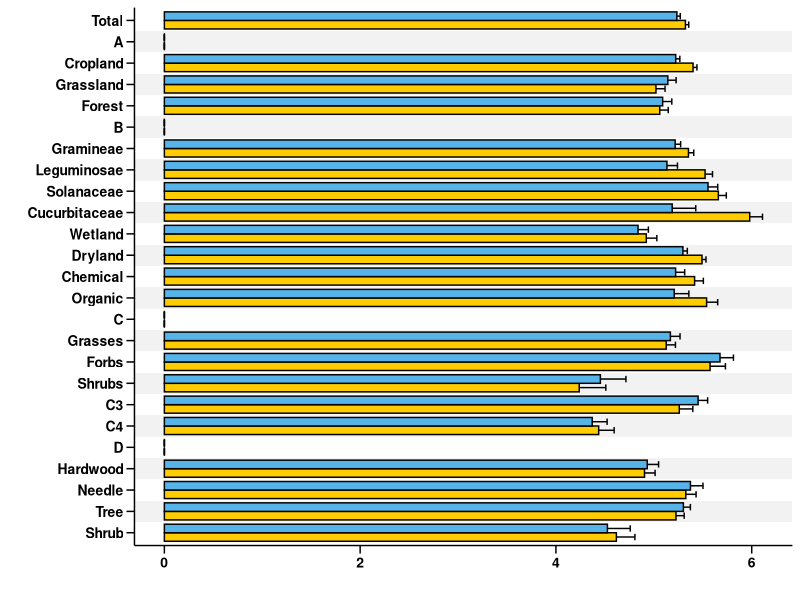
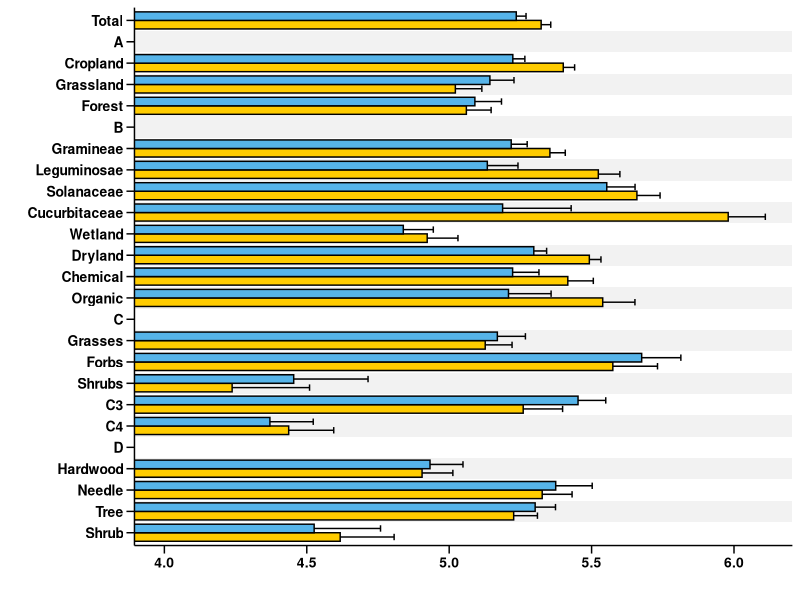
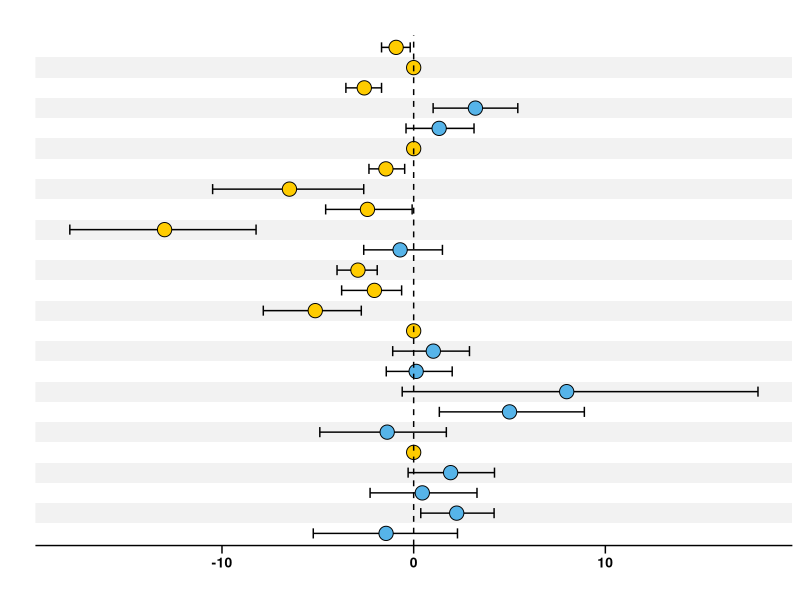
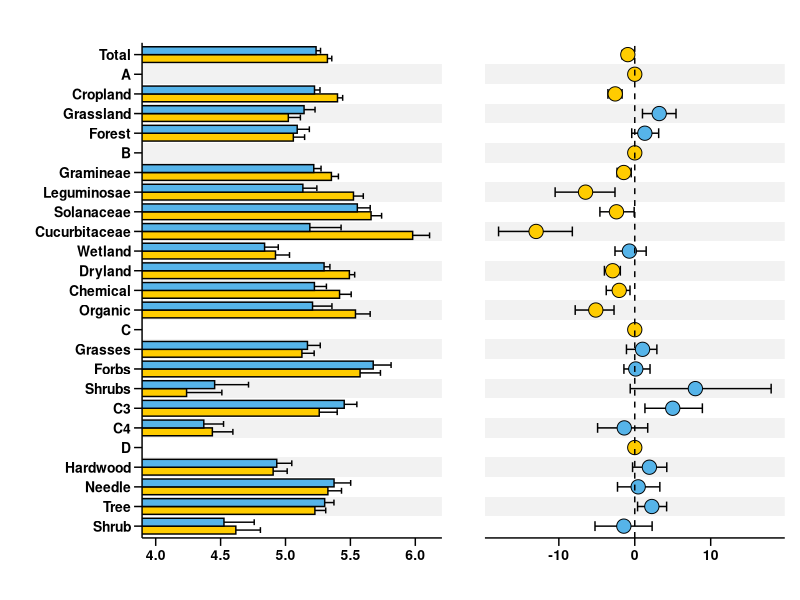
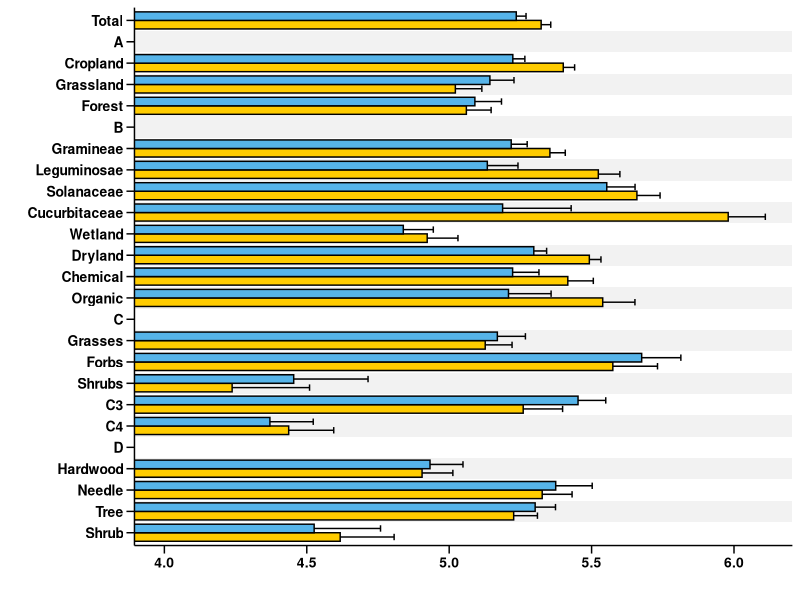
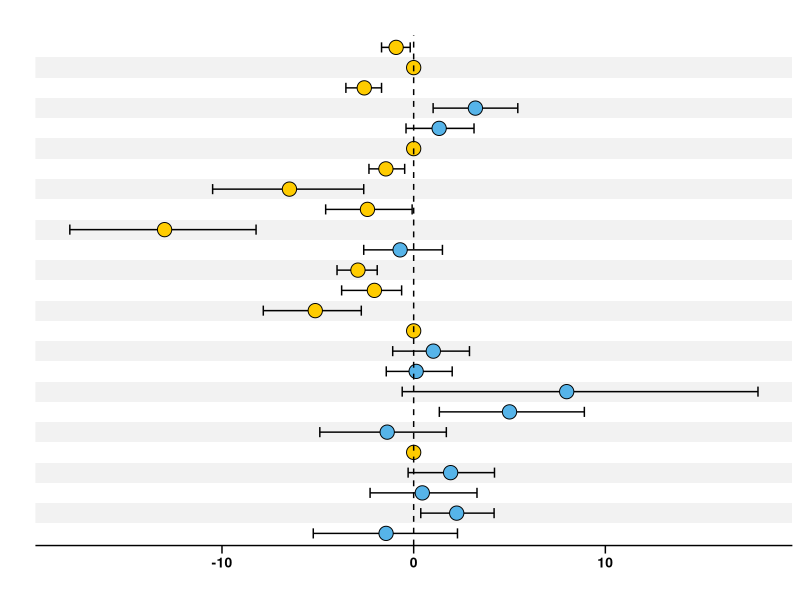
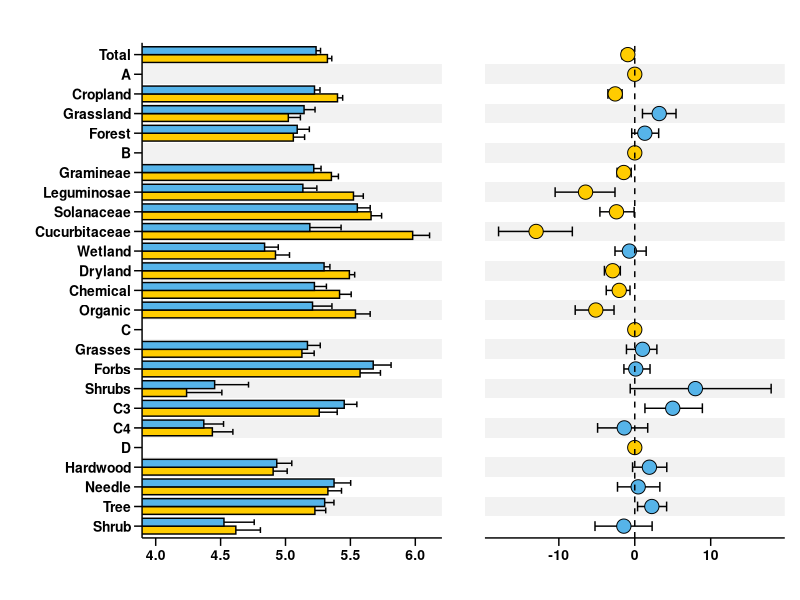

Generate these figures, in order, with R:

##########load data
abun.bar<-read.table(file="average-abundance.csv",header=T,check.names=FALSE,sep=",")
diff<-read.table(file="effect-size.csv",header=T,check.names=FALSE,sep=",")

## Scatter plot
diff.mean <- diff[,c("var","estimate","conf.low","conf.high","p.value","sequence","Group")]
diff.mean <- diff.mean[order(diff.mean$sequence,decreasing = FALSE),]

## Bar chart 
library(ggplot2)
cbbPalette <- c("#FFCC00", "#56B4E9")
abun.bar$variable <- factor(abun.bar$variable,levels = rev(diff.mean$var))
p1 <- ggplot(abun.bar,aes(variable,Mean,fill = Group)) +
    scale_x_discrete(limits = levels(diff.mean$var)) +
    coord_flip() +
    xlab("") +
    ylab("") +
    theme(panel.background = element_rect(fill = 'transparent'),
          panel.grid = element_blank(),
          axis.ticks.length = unit(0.4,"lines"), 
          axis.ticks = element_line(color='black'),
          axis.line = element_line(colour = "black"),
          axis.title.x=element_text(colour='black', size=12,face = "bold"),
          axis.text=element_text(colour='black',size=10,face = "bold"),
          legend.title=element_blank(),
          legend.text=element_text(size=12,face = "bold",colour = "black",
                                   margin = margin(r = 20)),
          legend.position = c(-1,-0.1),
          legend.direction = "horizontal",
          legend.key.width = unit(0.8,"cm"),
          legend.key.height = unit(0.5,"cm"))


for (i in 1:(nrow(diff.mean) - 1)) 
    p1 <- p1 + annotate('rect', xmin = i+0.5, xmax = i+1.5, ymin = -Inf, ymax = Inf, 
                        fill = ifelse(i %% 2 == 0, 'white', 'gray95'))

p1 <- p1 + 
    geom_errorbar(aes(ymin=Mean-se,ymax=Mean+se),width=0.6,position=position_dodge(0.8))+
    geom_col(position=position_dodge(0.8),width = 0.8, colour="black") +
    scale_fill_manual(values=cbbPalette)
p1
p5<- p1+ coord_flip(ylim=c(4,6.1)) 
p5

ggsave("13stamp1.pdf",p5,width =3,height = 5)

## Scatter plot
diff.mean$var <- factor(diff.mean$var,levels = levels(abun.bar$variable))
diff.mean$p.value <- signif(diff.mean$p.value,3)
diff.mean$p.value <- as.character(diff.mean$p.value)
p2 <- ggplot(diff.mean,aes(var,estimate,fill = Group)) +
    theme(panel.background = element_rect(fill = 'transparent'),
          panel.grid = element_blank(),
          axis.ticks.length = unit(0.4,"lines"), 
          axis.ticks = element_line(color='black'),
          axis.line = element_line(colour = "black"),
          axis.title.x=element_text(colour='black', size=12,face = "bold"),
          axis.text=element_text(colour='black',size=10,face = "bold"),
          axis.text.y = element_blank(),
          legend.position = "none",
          axis.line.y = element_blank(),
          axis.ticks.y = element_blank(),
          plot.title = element_text(size = 15,face = "bold",colour = "black",hjust = 0.5)) +
    scale_x_discrete(limits = levels(diff.mean$var)) +
    coord_flip(ylim=c()) +
    xlab("") +
    ylab("") +
    labs(title="") 

for (i in 1:(nrow(diff.mean) - 1)) 
    p2 <- p2 + annotate('rect', xmin = i+0.5, xmax = i+1.5, ymin = -Inf, ymax = Inf, 
                        fill = ifelse(i %% 2 == 0, 'white', 'gray95'))

p2 <- p2 +
    geom_errorbar(aes(ymin = conf.low, ymax = conf.high), 
                  position = position_dodge(0.8), width = 0.5, size = 0.5) +
    geom_point(shape = 21,size = 4.5) +
    scale_fill_manual(values=cbbPalette) +
    geom_hline(aes(yintercept = 0), linetype = 'dashed', color = 'black')
    

p2




ggsave("14stamp2.pdf",p2,width = 4,height = 4)

## Image Stitching
library(patchwork)
p <- p5 + p2 + plot_layout(widths = c(2,2))
p
## Save image
ggsave("16Shannonstamp.pdf",p,width = 6,height = 7)
   




